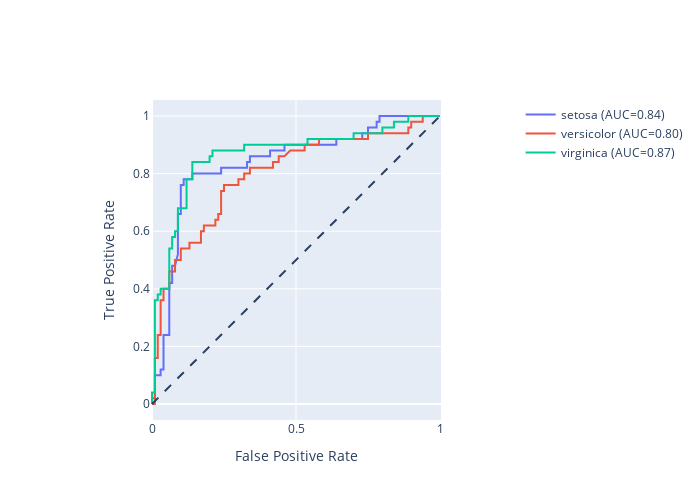

Notebook source saved alongside this figure:
### Code cell
import plotly.graph_objects as go
import plotly.express as px
import numpy as np
import pandas as pd
from sklearn.linear_model import LogisticRegression
from sklearn.metrics import roc_curve, roc_auc_score

np.random.seed(0)

# Artificially add noise to make task harder
df = px.data.iris()
samples = df.species.sample(n=50, random_state=0)
np.random.shuffle(samples.values)
df.loc[samples.index, 'species'] = samples.values

# Define the inputs and outputs
X = df.drop(columns=['species', 'species_id'])
y = df['species']

# Fit the model
model = LogisticRegression(max_iter=200)
model.fit(X, y)
y_scores = model.predict_proba(X)

# One hot encode the labels in order to plot them
y_onehot = pd.get_dummies(y, columns=model.classes_)

# Create an empty figure, and iteratively add new lines
# every time we compute a new class
fig = go.Figure()
fig.add_shape(
    type='line', line=dict(dash='dash'),
    x0=0, x1=1, y0=0, y1=1
)

for i in range(y_scores.shape[1]):
    y_true = y_onehot.iloc[:, i]
    y_score = y_scores[:, i]

    fpr, tpr, _ = roc_curve(y_true, y_score)
    auc_score = roc_auc_score(y_true, y_score)

    name = f"{y_onehot.columns[i]} (AUC={auc_score:.2f})"
    fig.add_trace(go.Scatter(x=fpr, y=tpr, name=name, mode='lines'))

fig.update_layout(
    xaxis_title='False Positive Rate',
    yaxis_title='True Positive Rate',
    yaxis=dict(scaleanchor="x", scaleratio=1),
    xaxis=dict(constrain='domain'),
    width=700, height=500
)
fig.write_html("/home/niko/Downloads/plotly_test_fpr.html")
fig

### Figure 1 — Plotly figure (JSON) as saved in the notebook; plotly's stock layout.template omitted (floating-point values rounded to 4 significant figures)
{"data": [{"mode": "lines", "name": "setosa (AUC=0.84)", "type": "scatter", "x": [0, 0, 0.01, 0.01, 0.03, 0.03, 0.04, 0.04, 0.06, 0.06, 0.07, 0.07, 0.08, 0.09, 0.09, 0.1, 0.1, 0.11, 0.11, 0.14, 0.14, 0.24, 0.24, 0.33, 0.33, 0.34, 0.34, 0.41, 0.41, 0.46, 0.46, 0.64, 0.64, 0.73, 0.73, 0.75, 0.75, 0.78, 0.78, 0.79, 0.79, 1], "y": [0, 0.02, 0.02, 0.1, 0.1, 0.12, 0.12, 0.24, 0.24, 0.42, 0.42, 0.48, 0.48, 0.52, 0.66, 0.66, 0.76, 0.76, 0.78, 0.78, 0.8, 0.8, 0.82, 0.82, 0.84, 0.84, 0.86, 0.86, 0.88, 0.88, 0.9, 0.9, 0.92, 0.92, 0.94, 0.94, 0.96, 0.96, 0.98, 0.98, 1, 1]}, {"mode": "lines", "name": "versicolor (AUC=0.80)", "type": "scatter", "x": [0, 0.01, 0.01, 0.02, 0.02, 0.03, 0.03, 0.04, 0.04, 0.06, 0.06, 0.08, 0.08, 0.1, 0.1, 0.13, 0.13, 0.17, 0.17, 0.18, 0.18, 0.2, 0.22, 0.22, 0.23, 0.23, 0.24, 0.24, 0.25, 0.25, 0.3, 0.3, 0.32, 0.32, 0.34, 0.34, 0.42, 0.42, 0.44, 0.44, 0.46, 0.48, 0.53, 0.53, 0.58, 0.58, 0.75, 0.75, 0.89, 0.89, 0.9, 0.9, 0.94, 0.94, 1], "y": [0, 0, 0.16, 0.16, 0.24, 0.24, 0.36, 0.36, 0.4, 0.4, 0.46, 0.46, 0.5, 0.5, 0.54, 0.54, 0.56, 0.56, 0.6, 0.6, 0.62, 0.62, 0.62, 0.64, 0.64, 0.66, 0.66, 0.74, 0.74, 0.76, 0.76, 0.78, 0.78, 0.8, 0.8, 0.82, 0.82, 0.84, 0.84, 0.86, 0.86, 0.88, 0.88, 0.9, 0.9, 0.92, 0.92, 0.94, 0.94, 0.96, 0.96, 0.98, 0.98, 1, 1]}, {"mode": "lines", "name": "virginica (AUC=0.87)", "type": "scatter", "x": [0, 0, 0, 0.01, 0.01, 0.02, 0.02, 0.03, 0.03, 0.06, 0.06, 0.07, 0.07, 0.08, 0.08, 0.09, 0.09, 0.09, 0.12, 0.12, 0.14, 0.14, 0.2, 0.2, 0.21, 0.21, 0.32, 0.32, 0.54, 0.54, 0.7, 0.7, 0.8, 0.8, 0.84, 0.84, 0.89, 0.89, 0.9, 0.93, 1], "y": [0, 0.02, 0.04, 0.04, 0.36, 0.36, 0.38, 0.38, 0.4, 0.4, 0.54, 0.54, 0.58, 0.58, 0.6, 0.6, 0.64, 0.68, 0.68, 0.78, 0.78, 0.84, 0.84, 0.86, 0.86, 0.88, 0.88, 0.9, 0.9, 0.92, 0.92, 0.94, 0.94, 0.96, 0.96, 0.98, 0.98, 1, 1, 1, 1]}], "layout": {"height": 500, "shapes": [{"line": {"dash": "dash"}, "type": "line", "x0": 0, "x1": 1, "y0": 0, "y1": 1}], "width": 700, "xaxis": {"constrain": "domain", "title": {"text": "False Positive Rate"}}, "yaxis": {"scaleanchor": "x", "scaleratio": 1, "title": {"text": "True Positive Rate"}}}}
